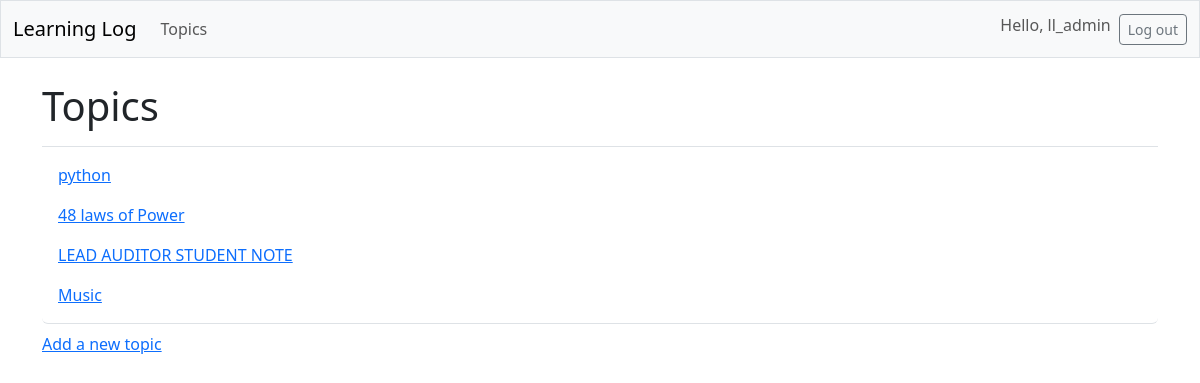
The page /topics/ (signed in) on the database as committed earlier.
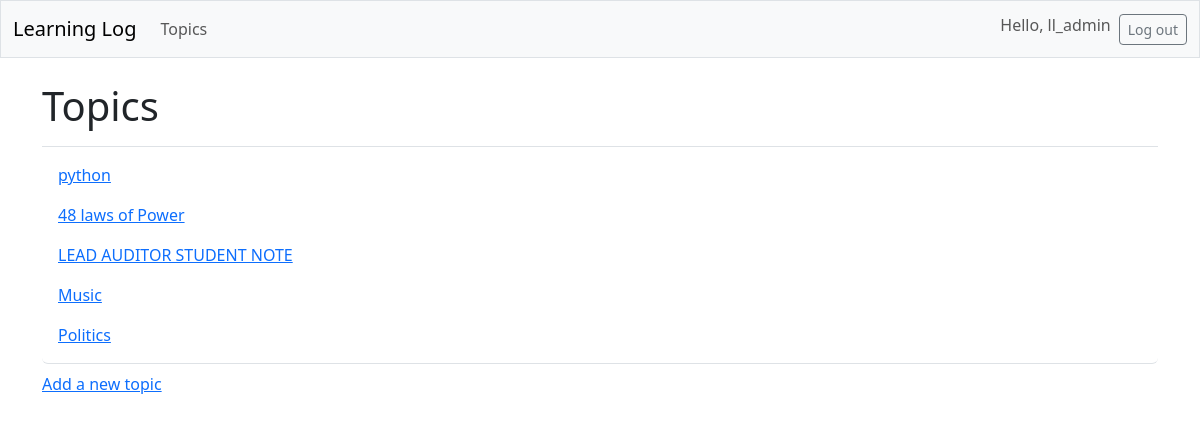
The same page on the database as committed later.
### learning_logs/models.py (models this page shows, shortened)
class Topic(models.Model):
    text = models.CharField(max_length=200)
    date_added =models.DateTimeField(auto_now_add=True)
    owner = models.ForeignKey(User, on_delete=models.CASCADE)

### learning_logs/views.py (the view)
# urls.py: path('topics/', views.topics, name='topics'),
@login_required
def topics(request):
    topics = Topic.objects.filter(owner=request.user).order_by('date_added')
    context = {'topics': topics}
    return render(request, 'learning_logs/topics.html', context)

### learning_logs/templates/learning_logs/topics.html
{% extends 'learning_logs/base.html' %}
{% block page_header %}
<h1>Topics</h1>
{% endblock page_header %}
{% block content %}
<ul class="list-group border-bottom pb-2 mb-2">
    {% for topic in topics %}
        <li class="list-group-item border-0">
            <a href="{%url 'learning_logs:topic' topic.id%}">
                {{ topic.text }}
        </a></li>
    {% empty %}
        <li class="list-group-item border-0">No Topics have been added yet</li>
    {% endfor %}
</ul>
<a href="{% url 'learning_logs:new_topic' %}">Add a new topic</a>
 {% endblock content %}

Rows that differ between the two databases and show on the page:
added Topic: text "Politics"
